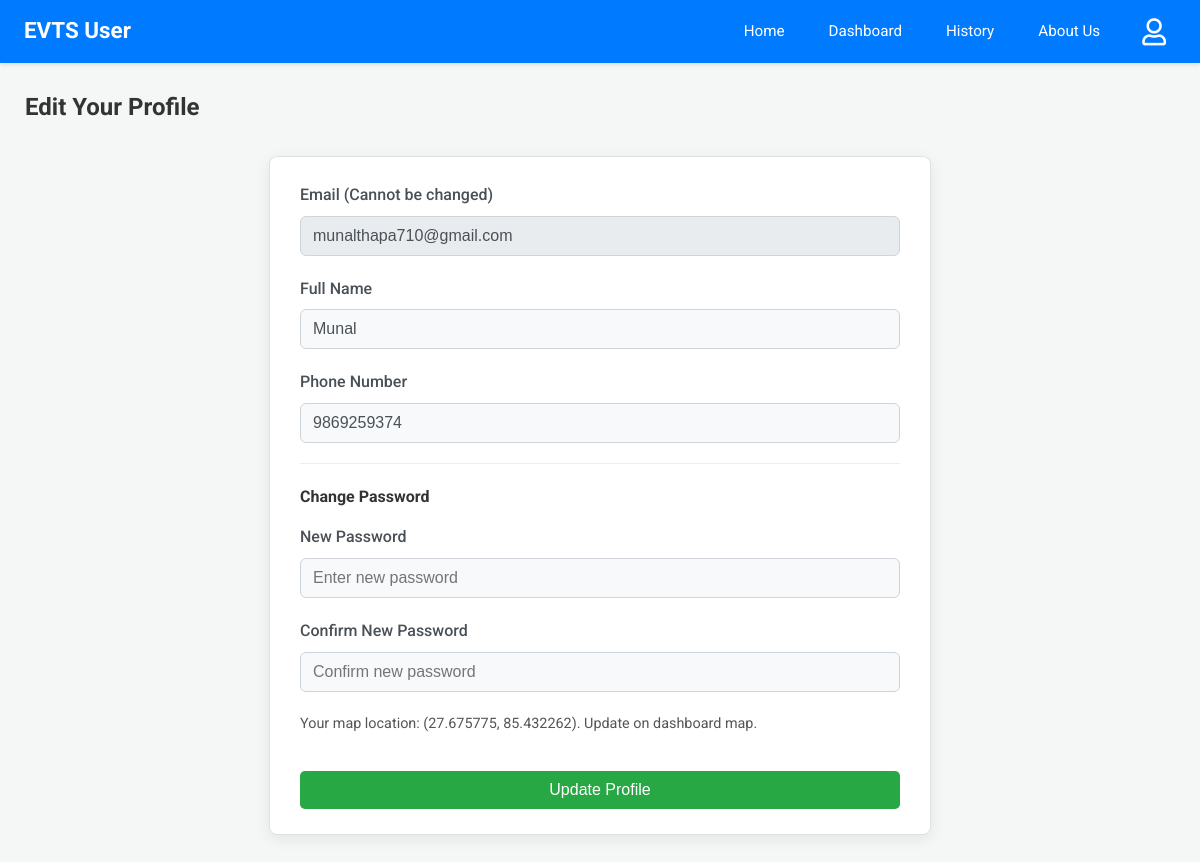
/edit-user-profile (signed in), run on an earlier commit of the app's database.
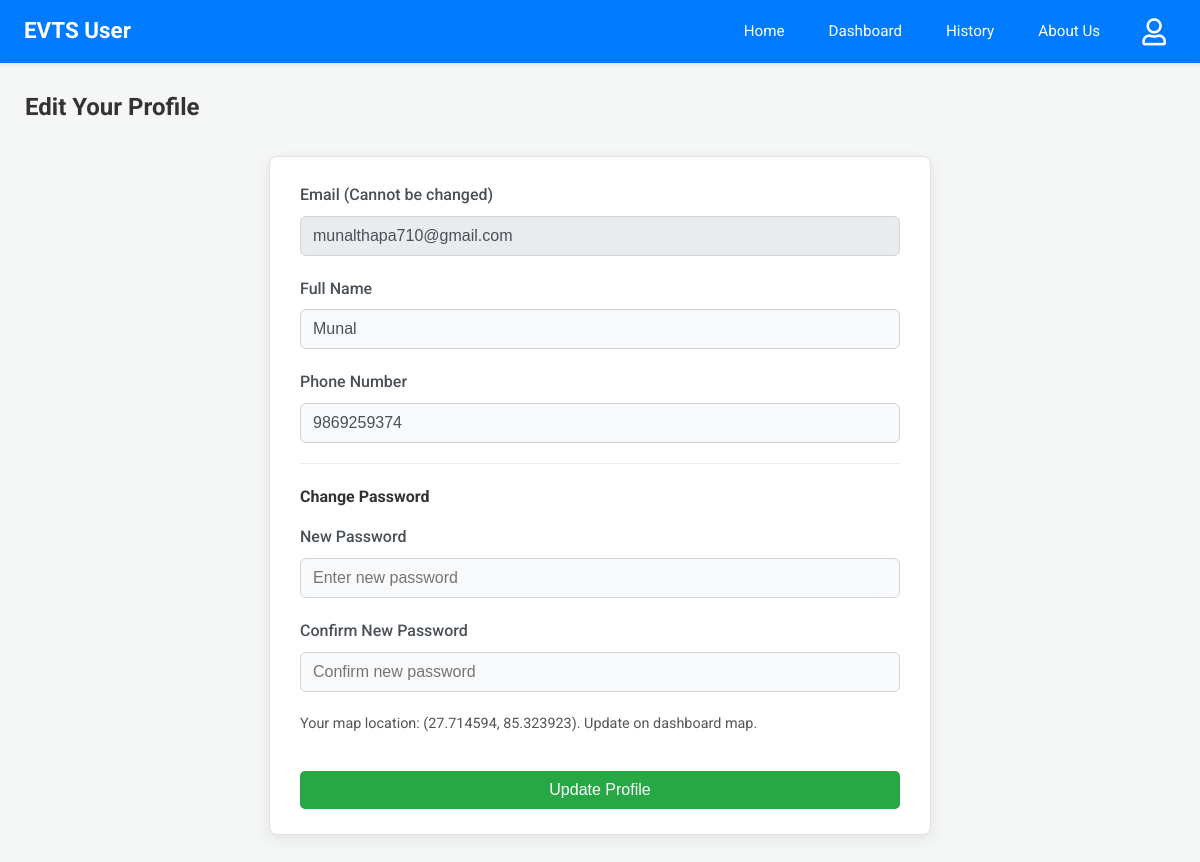
And on a later commit of the database.
### app.py (models this page shows)
class User(db.Model):
    email = db.Column(db.String(120), primary_key=True)
    name = db.Column(db.String(100))
    phone = db.Column(db.String(15))
    password = db.Column(db.String(100))
    latitude = db.Column(db.Float, nullable=True)
    longitude = db.Column(db.Float, nullable=True)

### app.py (the view, shortened to what this page needs)
@app.route('/edit-user-profile', methods=['GET', 'POST'])
@login_required_user
def edit_user_profile():
    user = User.query.get(session['user'])
    if not user:
        flash('User not found.', 'error')
        return redirect(url_for('login'))
    response = make_response(render_template('edit_user_profile.html', user=user, title="Edit Your Profile"))
    return add_no_cache_to_response(response)

### app.py (called while the page is built)
def login_required_user(f):
    @wraps(f)
    def decorated_function(*args, **kwargs):
        if 'user' not in session:
            return redirect(url_for('login', next=request.url))
        return f(*args, **kwargs)
    return decorated_function

def add_no_cache_to_response(response):
    response.headers["Cache-Control"] = "no-cache, no-store, must-revalidate, public, max-age=0"
    response.headers["Pragma"] = "no-cache"
    response.headers["Expires"] = "0"
    return response

### templates/edit_user_profile.html (shortened to what this page needs)
{% extends 'user_base.html' %}
{% block content %}
<h2>Edit Your Profile</h2>
<form method="POST" action="{{ url_for('edit_user_profile') }}" class="profile-edit-form">
    <div class="form-group">
        <label for="email">Email (Cannot be changed)</label>
        <input type="email" id="email" name="email" value="{{ user.email }}" class="form-control" readonly>
    </div>
    <div class="form-group">
        <label for="name">Full Name</label>
        <input type="text" id="name" name="name" value="{{ user.name }}" class="form-control" required>
    </div>
    <div class="form-group">
        <label for="phone">Phone Number</label>
        <input type="tel" id="phone" name="phone" value="{{ user.phone }}" class="form-control" required>
    </div>
    <hr style="margin: 20px 0;">
    <h4 style="margin-bottom:15px;">Change Password</h4>
    <div class="form-group">
        <label for="new_password">New Password</label>
        <input type="password" id="new_password" name="new_password" class="form-control" placeholder="Enter new password">
    </div>
    <div class="form-group">
        <label for="confirm_password">Confirm New Password</label>
        <input type="password" id="confirm_password" name="confirm_password" class="form-control" placeholder="Confirm new password">
    </div>
    {% if user.latitude and user.longitude %}
    <p style="font-size:0.9em; color:#555;">Your map location: ({{ user.latitude|round(6) }}, {{ user.longitude|round(6) }}). Update on dashboard map.</p>
    {% else %}
    <p style="font-size:0.9em; color:#dc3545;">Map location not set. Set on dashboard.</p>
    {% endif %}
    <button type="submit" class="button-style btn-confirm" style="margin-top: 20px; width: 100%;">Update Profile</button>
</form>
{% endblock %}

What changed in the data, as far as the page shows it:
changed User "munalthapa710@gmail.com": latitude "27.675775" → "27.714594"; longitude "85.432262" → "85.323923"
